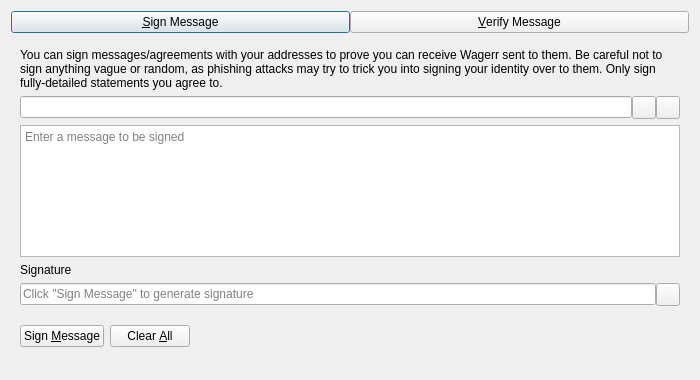
<?xml version="1.0" encoding="UTF-8"?>
<ui version="4.0">
 <class>SignVerifyMessageDialog</class>
 <widget class="QDialog" name="SignVerifyMessageDialog">
  <property name="geometry">
   <rect>
    <x>0</x>
    <y>0</y>
    <width>700</width>
    <height>380</height>
   </rect>
  </property>
  <property name="windowTitle">
   <string>Signatures - Sign / Verify a Message</string>
  </property>
  <property name="modal">
   <bool>true</bool>
  </property>
  <layout class="QVBoxLayout" name="verticalLayout">
   <item>
    <layout class="QHBoxLayout" name="horizontalLayout_Buttons_2">
     <property name="spacing">
      <number>0</number>
     </property>
     <property name="topMargin">
      <number>0</number>
     </property>
     <item>
      <widget class="QPushButton" name="btnSignMessage">
       <property name="text">
        <string>&amp;Sign Message</string>
       </property>
       <property name="checkable">
        <bool>true</bool>
       </property>
      </widget>
     </item>
     <item>
      <widget class="QPushButton" name="btnVerifyMessage">
       <property name="text">
        <string>&amp;Verify Message</string>
       </property>
       <property name="checkable">
        <bool>true</bool>
       </property>
      </widget>
     </item>
    </layout>
   </item>
   <item>
    <widget class="QStackedWidget" name="stackedWidgetSig">
     <property name="minimumSize">
      <size>
       <width>0</width>
       <height>0</height>
      </size>
     </property>
     <property name="currentIndex">
      <number>0</number>
     </property>
     <widget class="QWidget" name="pageSignMessage">
      <layout class="QVBoxLayout" name="verticalLayout_SM">
       <item>
        <widget class="QLabel" name="infoLabel_SM">
         <property name="text">
          <string>You can sign messages/agreements with your addresses to prove you can receive Wagerr sent to them. Be careful not to sign anything vague or random, as phishing attacks may try to trick you into signing your identity over to them. Only sign fully-detailed statements you agree to.</string>
         </property>
         <property name="textFormat">
          <enum>Qt::PlainText</enum>
         </property>
         <property name="wordWrap">
          <bool>true</bool>
         </property>
        </widget>
       </item>
       <item>
        <layout class="QHBoxLayout" name="horizontalLayout_1_SM">
         <property name="spacing">
          <number>0</number>
         </property>
         <item>
          <widget class="QValidatedLineEdit" name="addressIn_SM">
           <property name="toolTip">
            <string>The Wagerr address to sign the message with</string>
           </property>
          </widget>
         </item>
         <item>
          <widget class="QToolButton" name="addressBookButton_SM">
           <property name="toolTip">
            <string>Choose previously used address</string>
           </property>
           <property name="text">
            <string/>
           </property>
           <property name="shortcut">
            <string>Alt+A</string>
           </property>
          </widget>
         </item>
         <item>
          <widget class="QToolButton" name="pasteButton_SM">
           <property name="toolTip">
            <string>Paste address from clipboard</string>
           </property>
           <property name="text">
            <string/>
           </property>
           <property name="shortcut">
            <string>Alt+P</string>
           </property>
          </widget>
         </item>
        </layout>
       </item>
       <item>
        <widget class="QPlainTextEdit" name="messageIn_SM">
         <property name="toolTip">
          <string>Enter the message you want to sign here</string>
         </property>
         <property name="placeholderText">
          <string>Enter a message to be signed</string>
         </property>
        </widget>
       </item>
       <item>
        <widget class="QLabel" name="signatureLabel_SM">
         <property name="text">
          <string>Signature</string>
         </property>
         <property name="textFormat">
          <enum>Qt::PlainText</enum>
         </property>
        </widget>
       </item>
       <item>
        <layout class="QHBoxLayout" name="horizontalLayout_2_SM">
         <property name="spacing">
          <number>0</number>
         </property>
         <item>
          <widget class="QLineEdit" name="signatureOut_SM">
           <property name="placeholderText">
            <string>Click "Sign Message" to generate signature</string>
           </property>
           <property name="readOnly">
            <bool>true</bool>
           </property>
          </widget>
         </item>
         <item>
          <widget class="QToolButton" name="copySignatureButton_SM">
           <property name="toolTip">
            <string>Copy the current signature to the system clipboard</string>
           </property>
           <property name="text">
            <string/>
           </property>
          </widget>
         </item>
        </layout>
       </item>
       <item>
        <layout class="QHBoxLayout" name="horizontalLayout_3_SM">
         <item>
          <widget class="QPushButton" name="signMessageButton_SM">
           <property name="toolTip">
            <string>Sign the message to prove you own this Wagerr address</string>
           </property>
           <property name="text">
            <string>Sign &amp;Message</string>
           </property>
           <property name="autoDefault">
            <bool>false</bool>
           </property>
          </widget>
         </item>
         <item>
          <widget class="QPushButton" name="clearButton_SM">
           <property name="toolTip">
            <string>Reset all sign message fields</string>
           </property>
           <property name="text">
            <string>Clear &amp;All</string>
           </property>
           <property name="autoDefault">
            <bool>false</bool>
           </property>
          </widget>
         </item>
         <item>
          <spacer name="horizontalSpacer_1_SM">
           <property name="orientation">
            <enum>Qt::Horizontal</enum>
           </property>
           <property name="sizeHint" stdset="0">
            <size>
             <width>40</width>
             <height>48</height>
            </size>
           </property>
          </spacer>
         </item>
         <item>
          <widget class="QLabel" name="statusLabel_SM">
           <property name="text">
            <string/>
           </property>
           <property name="wordWrap">
            <bool>true</bool>
           </property>
          </widget>
         </item>
         <item>
          <spacer name="horizontalSpacer_2_SM">
           <property name="orientation">
            <enum>Qt::Horizontal</enum>
           </property>
           <property name="sizeHint" stdset="0">
            <size>
             <width>40</width>
             <height>48</height>
            </size>
           </property>
          </spacer>
         </item>
        </layout>
       </item>
      </layout>
     </widget>
     <widget class="QWidget" name="pageVerifyMessage">
      <layout class="QVBoxLayout" name="verticalLayout_VM">
       <item>
        <widget class="QLabel" name="infoLabel_VM">
         <property name="text">
          <string>Enter the receiver's address, message (ensure you copy line breaks, spaces, tabs, etc. exactly) and signature below to verify the message. Be careful not to read more into the signature than what is in the signed message itself, to avoid being tricked by a man-in-the-middle attack. Note that this only proves the signing party receives with the address, it cannot prove sendership of any transaction!</string>
         </property>
         <property name="textFormat">
          <enum>Qt::PlainText</enum>
         </property>
         <property name="alignment">
          <set>Qt::AlignLeading|Qt::AlignLeft|Qt::AlignTop</set>
         </property>
         <property name="wordWrap">
          <bool>true</bool>
         </property>
        </widget>
       </item>
       <item>
        <layout class="QHBoxLayout" name="horizontalLayout_1_VM">
         <property name="spacing">
          <number>0</number>
         </property>
         <item>
          <widget class="QValidatedLineEdit" name="addressIn_VM">
           <property name="toolTip">
            <string>The Wagerr address the message was signed with</string>
           </property>
          </widget>
         </item>
         <item>
          <widget class="QToolButton" name="addressBookButton_VM">
           <property name="toolTip">
            <string>Choose previously used address</string>
           </property>
           <property name="text">
            <string/>
           </property>
           <property name="shortcut">
            <string>Alt+A</string>
           </property>
          </widget>
         </item>
        </layout>
       </item>
       <item>
        <widget class="QPlainTextEdit" name="messageIn_VM">
          <property name="toolTip">
            <string>The signed message to verify</string>
          </property>
          <property name="placeholderText">
            <string>Enter a message to be verified</string>
          </property>
        </widget>
       </item>
       <item>
        <widget class="QValidatedLineEdit" name="signatureIn_VM">
          <property name="toolTip">
            <string>The signature given when the message was signed</string>
          </property>
          <property name="placeholderText">
            <string>Enter a signature for the message to be verified</string>
          </property>
        </widget>
       </item>
       <item>
        <layout class="QHBoxLayout" name="horizontalLayout_2_VM">
         <item>
          <widget class="QPushButton" name="verifyMessageButton_VM">
           <property name="toolTip">
            <string>Verify the message to ensure it was signed with the specified Wagerr address</string>
           </property>
           <property name="text">
            <string>Verify &amp;Message</string>
           </property>
           <property name="autoDefault">
            <bool>false</bool>
           </property>
          </widget>
         </item>
         <item>
          <widget class="QPushButton" name="clearButton_VM">
           <property name="toolTip">
            <string>Reset all verify message fields</string>
           </property>
           <property name="text">
            <string>Clear &amp;All</string>
           </property>
           <property name="autoDefault">
            <bool>false</bool>
           </property>
          </widget>
         </item>
         <item>
          <spacer name="horizontalSpacer_1_VM">
           <property name="orientation">
            <enum>Qt::Horizontal</enum>
           </property>
           <property name="sizeHint" stdset="0">
            <size>
             <width>40</width>
             <height>48</height>
            </size>
           </property>
          </spacer>
         </item>
         <item>
          <widget class="QLabel" name="statusLabel_VM">
           <property name="text">
            <string/>
           </property>
           <property name="wordWrap">
            <bool>true</bool>
           </property>
          </widget>
         </item>
         <item>
          <spacer name="horizontalSpacer_2_VM">
           <property name="orientation">
            <enum>Qt::Horizontal</enum>
           </property>
           <property name="sizeHint" stdset="0">
            <size>
             <width>40</width>
             <height>48</height>
            </size>
           </property>
          </spacer>
         </item>
        </layout>
       </item>
      </layout>
     </widget>
    </widget>
   </item>
  </layout>
 </widget>
 <customwidgets>
  <customwidget>
   <class>QValidatedLineEdit</class>
   <extends>QLineEdit</extends>
   <header>qt/qvalidatedlineedit.h</header>
  </customwidget>
 </customwidgets>
 <resources>
  <include location="../wagerr.qrc"/>
 </resources>
 <connections/>
</ui>
